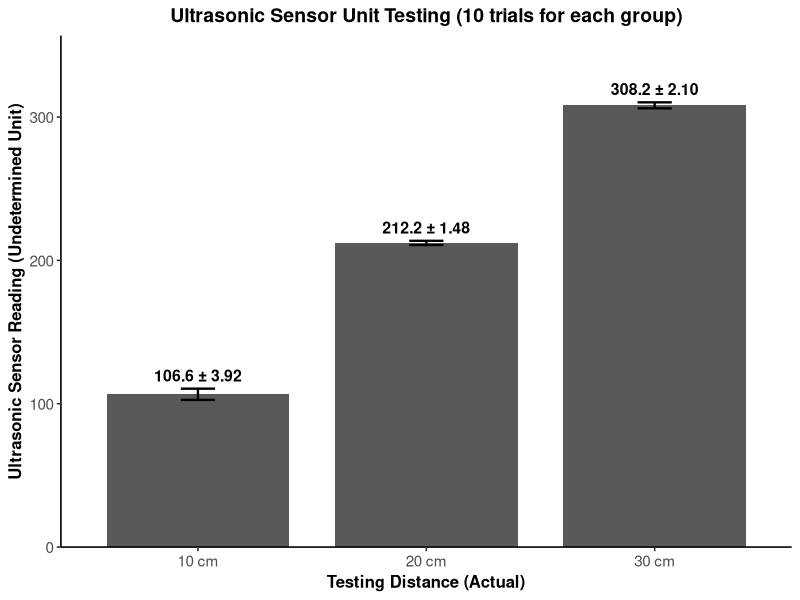

Generate this figure with R:
# IEEE-style bar plot with mean ± SD error bars + bold title/axis labels
# You can paste this into an R script and run.

install.packages("ggplot2")  # if needed
library(ggplot2)

df <- data.frame(
  distance = factor(c("10 cm", "20 cm", "30 cm"), levels = c("10 cm", "20 cm", "30 cm")),
  mean = c(106.6, 212.2, 308.2),
  sd = c(3.921450979, 1.475729575, 2.097617696)
)

df$label <- sprintf("%.1f \u00B1 %.2f", df$mean, df$sd)

p <- ggplot(df, aes(x = distance, y = mean)) +
  geom_col(width = 0.8) +
  geom_errorbar(
    aes(ymin = mean - sd, ymax = mean + sd),
    width = 0.15,
    linewidth = 0.8
  ) +
  geom_text(
    aes(label = label, y = mean + sd),
    vjust = -0.6,
    fontface = "bold",
    size = 4
  ) +
  labs(
    x = "Testing Distance (Actual)",
    y = "Ultrasonic Sensor Reading (Undetermined Unit)",
    title = "Ultrasonic Sensor Unit Testing (10 trials for each group)"
  ) +
  # Add headroom so the top label never collides with the title
  scale_y_continuous(expand = expansion(mult = c(0, 0.15))) +
  theme_classic(base_size = 12) +
  theme(
    plot.title = element_text(face = "bold", size = 14, hjust = 0.5),
    axis.title.x = element_text(face = "bold", size = 12),
    axis.title.y = element_text(face = "bold", size = 12),
    axis.text.x = element_text(size = 11),
    axis.text.y = element_text(size = 11)
  )

print(p)

# Optional: export in IEEE-friendly formats
# ggsave("ultrasonic_unit_testing.pdf", p, width = 6.5, height = 4.8)
# ggsave("ultrasonic_unit_testing.png", p, width = 6.5, height = 4.8, dpi = 300)

